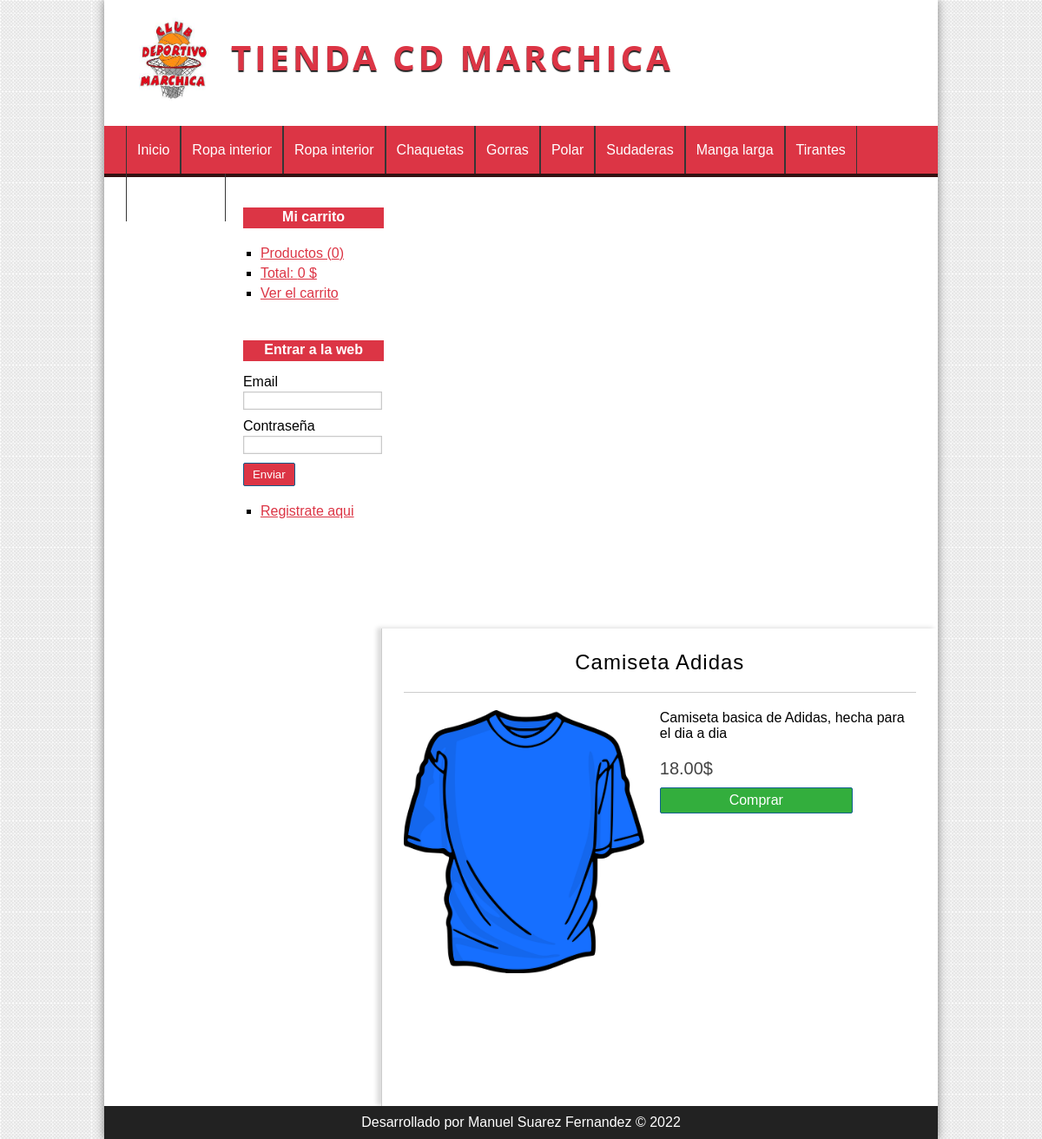
Screenshot of /producto/ver&id=2 with the database file from the repository.
### tables this page shows
CREATE TABLE `categorias` (
  `id` int(255) NOT NULL AUTO_INCREMENT,
  `nombre` varchar(100) NOT NULL,
  PRIMARY KEY (`id`)
);

CREATE TABLE `productos` (
  `id` int(255) NOT NULL AUTO_INCREMENT,
  `categoria_id` int(255) NOT NULL,
  `nombre` varchar(100) NOT NULL,
  `descripcion` text DEFAULT NULL,
  `precio` float(100,2) NOT NULL,
  `stock` int(255) NOT NULL,
  `oferta` varchar(2) DEFAULT NULL,
  `fecha` date NOT NULL,
  `imagen` varchar(255) DEFAULT NULL,
  PRIMARY KEY (`id`),
  KEY `fk_producto_categoria` (`categoria_id`),
  CONSTRAINT `fk_producto_categoria` FOREIGN KEY (`categoria_id`) REFERENCES `categorias` (`id`)
);

### config/db.php (called while the page is built)
<?php
class Database{
	public static function connect(){
		$db = new mysqli('localhost', 'root', '', 'tienda_master');
		$db->query("SET NAMES 'utf8'");
		return $db;
	}
}

### helpers/utils.php (called while the page is built, shortened)
<?php
class Utils{
	public static function showCategorias(){
		require_once 'models/categoria.php';
		$categoria = new Categoria();
		$categorias = $categoria->getAll();
		return $categorias;
	}
}

### models/categoria.php (called while the page is built, shortened)
<?php
class Categoria{
	private $db;
	public function __construct() {
		$this->db = Database::connect();
	}
	public function getAll(){
		$categorias = $this->db->query("SELECT * FROM categorias ORDER BY id DESC;");
		return $categorias;
	}
}

### controllers/ProductoController.php (called while the page is built, shortened)
<?php
require_once 'models/producto.php';
class productoController{
	public function ver(){
		if(isset($_GET['id'])){
			$id = $_GET['id'];
			$producto = new Producto();
			$producto->setId($id);
			$product = $producto->getOne();
		}
		require_once 'views/producto/ver.php';
	}
}

### models/producto.php (called while the page is built, shortened)
<?php
class Producto{
	private $id;
	private $db;
	public function __construct() {
		$this->db = Database::connect();
	}
	function getId() {
		return $this->id;
	}
	function setId($id) {
		$this->id = $id;
	}
	public function getOne(){
		$producto = $this->db->query("SELECT * FROM productos WHERE id = {$this->getId()}");
		return $producto->fetch_object();
	}
}

### views/producto/ver.php (the view)
<?php if (isset($product)): ?>
	<h1><?= $product->nombre ?></h1>
	<div id="detail-product">
		<div class="image">
			<?php if ($product->imagen != null): ?>
				<img src="<?= base_url ?>uploads/images/<?= $product->imagen ?>" />
			<?php else: ?>
				<img src="<?= base_url ?>assets/img/camiseta.png" />
			<?php endif; ?>
		</div>
		<div class="data">
			<p class="description"><?= $product->descripcion ?></p>
			<p class="price"><?= $product->precio ?>$</p>
			<a href="<?=base_url?>carrito/add&id=<?=$product->id?>" class="button">Comprar</a>
		</div>
	</div>
<?php else: ?>
	<h1>El producto no existe</h1>
<?php endif; ?>

### views/layout/header.php (shortened to what this page needs)
<!DOCTYPE HTML>
<html lang="es">
	<head>
		<link rel="stylesheet" href="<?=base_url?>assets/css/styles.css" />
	</head>
	<body>
		<div id="container">
			<header id="header">
				<div id="logo">
					<img src="<?=base_url?>assets/img/icono.png" alt="Icono" />
					<a href="<?=base_url?>">
						Tienda CD Marchica
					</a>
				</div>
			</header>
			<?php $categorias = Utils::showCategorias(); ?>
			<nav id="menu">
				<ul>
					<li>
						<a href="<?=base_url?>">Inicio</a>
					</li>
					<?php while($cat = $categorias->fetch_object()): ?>
						<li>
							<a href="<?=base_url?>categoria/ver&id=<?=$cat->id?>"><?=$cat->nombre?></a>
						</li>
					<?php endwhile; ?>
				</ul>
			</nav>
			<div id="content">

### assets/css/styles.css (style rules this page uses)
* { padding: 0px; margin: 0px; font-family: sans-serif, Helvetica, Arial; }
body { background: url(../img/bg.png); }
a { color: #dc3545; }
#container { width: 80%; margin: 0px auto; box-shadow: 0px 0px 10px gray; background: white; }
#header { height: 145px; background: white; }
#logo { padding: 20px; margin-left: 20px; float:left; }
#logo img { float:left; height: 100px; }
#logo a { float:left; font-size: 40px; letter-spacing: 4px; font-family: 'Open Sans', Helvetica, Arial; text-transform: uppercase; color: #dc3545; font-weight: bold; text-decoration: none; margin-top: 18px; margin-left: 25px; text-shadow: 0px 2px 1px #222222; transition: all 300ms; }
#menu { clear:both; background: #dc3545; color: white; height: 55px; border-bottom: 4px solid #341111; }
#menu ul { list-style: none; text-decoration: none; margin: 0px auto; margin-left: 25px; }
#menu ul li { line-height: 55px; float:left; border-right: 1px solid #363636; }
#menu a { display: block; color: white; text-decoration: none; padding-left: 12px; padding-right: 12px; transition: all 300ms; }
#menu a:first-child { border-left: 1px solid #363636; }
#content { margin: 0px auto; overflow: hidden; background: white; }
input[type="button"], input[type="submit"], button, .button { display: block; border-radius: 2px; width: auto; padding: 5px; padding-left: 10px; padding-right: 10px; color: white; background: #dc3545; border: 1px solid #11608E; cursor:pointer; }
.button { background: #33AE3D; color: white !important; text-decoration: none; }
#central h1 { font-size: 24px; font-weight: normal; letter-spacing: 1px; text-align: center; border-bottom: 1px solid #ccc; margin-bottom: 20px; padding: 20px; padding-top: 0px; }
#detail-product { width: 100%; }
#detail-product .image { display: block; width: 47%; float:left; }
#detail-product img { display: block; width: 100%; float:left; }
#detail-product .data { width: 50%; float:right; }
#detail-product .description { margin-bottom: 20px; }
#detail-product .price { margin-bottom: 10px; font-size: 20px; color: #444; }
#detail-product .button { width: 200px; text-align: center; }

### rows the page displays
categorias: nombre "Ropa interior"
categorias: nombre "Ropa interior"
categorias: nombre "Chaquetas"
categorias: nombre "Gorras"
categorias: nombre "Polar"
categorias: nombre "Sudaderas"
categorias: nombre "Manga larga"
categorias: nombre "Tirantes"
productos: nombre "Camiseta Adidas", descripcion "Camiseta basica de Adidas, hecha para el dia a dia", precio "18.00"

### other values shown
$stats['count'] "0"
$stats['total'] "0"
